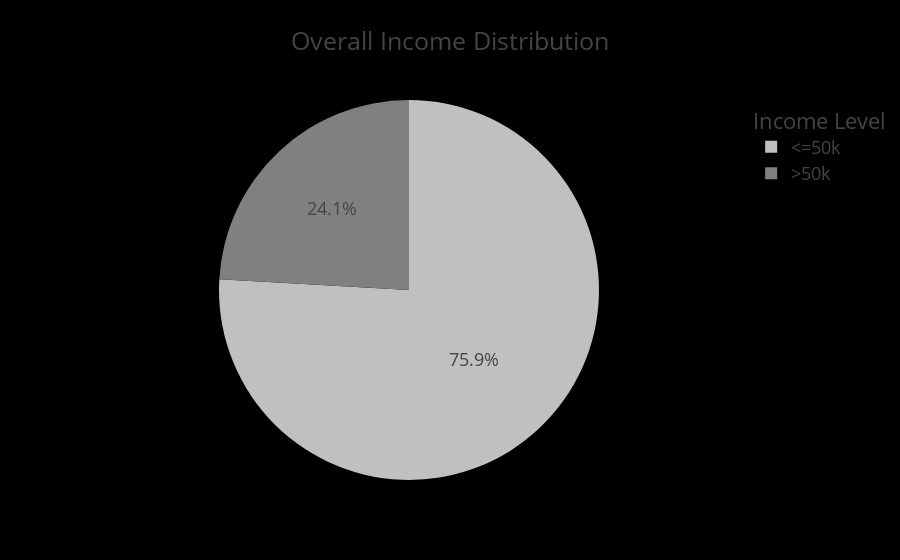

Notebook cell for this chart:
### Code cell
fig = px.pie(adult_df_income, names='income', values='total', title='Overall Income Distribution', color_discrete_sequence=['#c0c0c0', '#808080'],)
fig.update_layout(template='presentation', legend_title=dict(text='Income Level'), paper_bgcolor='rgb(0, 0, 0)', plot_bgcolor='rgb(0, 0, 0)')
fig.show()
fig.write_image(os.path.join(results_dir, 'income_distribution_pie_chart.jpg'))
fig.write_image(os.path.join(results_dir, 'income_distribution_pie_chart.png'))
fig.write_html(os.path.join(results_dir, 'income_distribution_pie_chart.html'))

### Figure 1 — Plotly figure (JSON) as saved in the notebook; plotly's stock layout.template omitted (floating-point values rounded to 4 significant figures)
{"data": [{"domain": {"x": [0, 1], "y": [0, 1]}, "hovertemplate": "income=%{label}<br>total=%{value}<extra></extra>", "labels": ["<=50k", ">50k"], "legendgroup": "", "name": "", "showlegend": true, "type": "pie", "values": [24677, 7836]}], "layout": {"autosize": true, "legend": {"title": {"text": "Income Level"}, "tracegroupgap": 0}, "paper_bgcolor": "rgb(0, 0, 0)", "piecolorway": ["#c0c0c0", "#808080"], "plot_bgcolor": "rgb(0, 0, 0)", "title": {"text": "Overall Income Distribution"}}}
